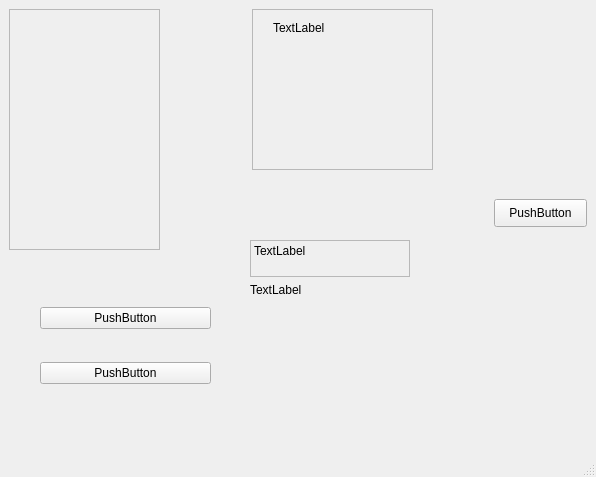
<?xml version="1.0" encoding="UTF-8"?>
<ui version="4.0">
 <class>MainWindow</class>
 <widget class="QMainWindow" name="MainWindow">
  <property name="geometry">
   <rect>
    <x>0</x>
    <y>0</y>
    <width>596</width>
    <height>477</height>
   </rect>
  </property>
  <property name="windowTitle">
   <string>MainWindow</string>
  </property>
  <widget class="QWidget" name="centralwidget">
   <widget class="QScrollArea" name="scrollArea">
    <property name="geometry">
     <rect>
      <x>252</x>
      <y>9</y>
      <width>181</width>
      <height>161</height>
     </rect>
    </property>
    <property name="widgetResizable">
     <bool>true</bool>
    </property>
    <widget class="QWidget" name="scrollAreaWidgetContents">
     <property name="geometry">
      <rect>
       <x>0</x>
       <y>0</y>
       <width>179</width>
       <height>159</height>
      </rect>
     </property>
     <widget class="QLabel" name="label">
      <property name="geometry">
       <rect>
        <x>20</x>
        <y>10</y>
        <width>68</width>
        <height>15</height>
       </rect>
      </property>
      <property name="text">
       <string>TextLabel</string>
      </property>
     </widget>
    </widget>
   </widget>
   <widget class="QPushButton" name="pushButton">
    <property name="geometry">
     <rect>
      <x>494</x>
      <y>199</y>
      <width>93</width>
      <height>28</height>
     </rect>
    </property>
    <property name="text">
     <string>PushButton</string>
    </property>
   </widget>
   <widget class="QScrollArea" name="scrollArea_2">
    <property name="geometry">
     <rect>
      <x>9</x>
      <y>9</y>
      <width>151</width>
      <height>241</height>
     </rect>
    </property>
    <property name="widgetResizable">
     <bool>true</bool>
    </property>
    <widget class="QWidget" name="scrollAreaWidgetContents_2">
     <property name="geometry">
      <rect>
       <x>0</x>
       <y>0</y>
       <width>149</width>
       <height>239</height>
      </rect>
     </property>
    </widget>
   </widget>
   <widget class="QWidget" name="verticalLayoutWidget">
    <property name="geometry">
     <rect>
      <x>250</x>
      <y>240</y>
      <width>160</width>
      <height>80</height>
     </rect>
    </property>
    <layout class="QVBoxLayout" name="verticalLayout">
     <item>
      <widget class="QLabel" name="label_3">
       <property name="frameShape">
        <enum>QFrame::StyledPanel</enum>
       </property>
       <property name="frameShadow">
        <enum>QFrame::Raised</enum>
       </property>
       <property name="text">
        <string>TextLabel</string>
       </property>
       <property name="alignment">
        <set>Qt::AlignLeading|Qt::AlignLeft|Qt::AlignTop</set>
       </property>
      </widget>
     </item>
     <item>
      <widget class="QLabel" name="label_2">
       <property name="enabled">
        <bool>true</bool>
       </property>
       <property name="text">
        <string>TextLabel</string>
       </property>
       <property name="alignment">
        <set>Qt::AlignLeading|Qt::AlignLeft|Qt::AlignTop</set>
       </property>
      </widget>
     </item>
    </layout>
   </widget>
   <widget class="QWidget" name="verticalLayoutWidget_2">
    <property name="geometry">
     <rect>
      <x>40</x>
      <y>280</y>
      <width>171</width>
      <height>131</height>
     </rect>
    </property>
    <layout class="QVBoxLayout" name="verticalLayout_2">
     <item>
      <widget class="QPushButton" name="pushButton_3">
       <property name="contextMenuPolicy">
        <enum>Qt::DefaultContextMenu</enum>
       </property>
       <property name="layoutDirection">
        <enum>Qt::RightToLeft</enum>
       </property>
       <property name="text">
        <string>PushButton</string>
       </property>
      </widget>
     </item>
     <item>
      <widget class="QPushButton" name="pushButton_2">
       <property name="text">
        <string>PushButton</string>
       </property>
      </widget>
     </item>
    </layout>
   </widget>
  </widget>
  <widget class="QMenuBar" name="menubar">
   <property name="geometry">
    <rect>
     <x>0</x>
     <y>0</y>
     <width>596</width>
     <height>26</height>
    </rect>
   </property>
  </widget>
  <widget class="QStatusBar" name="statusbar"/>
 </widget>
 <resources/>
 <connections>
  <connection>
   <sender>pushButton</sender>
   <signal>clicked()</signal>
   <receiver>MainWindow</receiver>
   <slot>close()</slot>
   <hints>
    <hint type="sourcelabel">
     <x>296</x>
     <y>209</y>
    </hint>
    <hint type="destinationlabel">
     <x>334</x>
     <y>184</y>
    </hint>
   </hints>
  </connection>
 </connections>
</ui>
